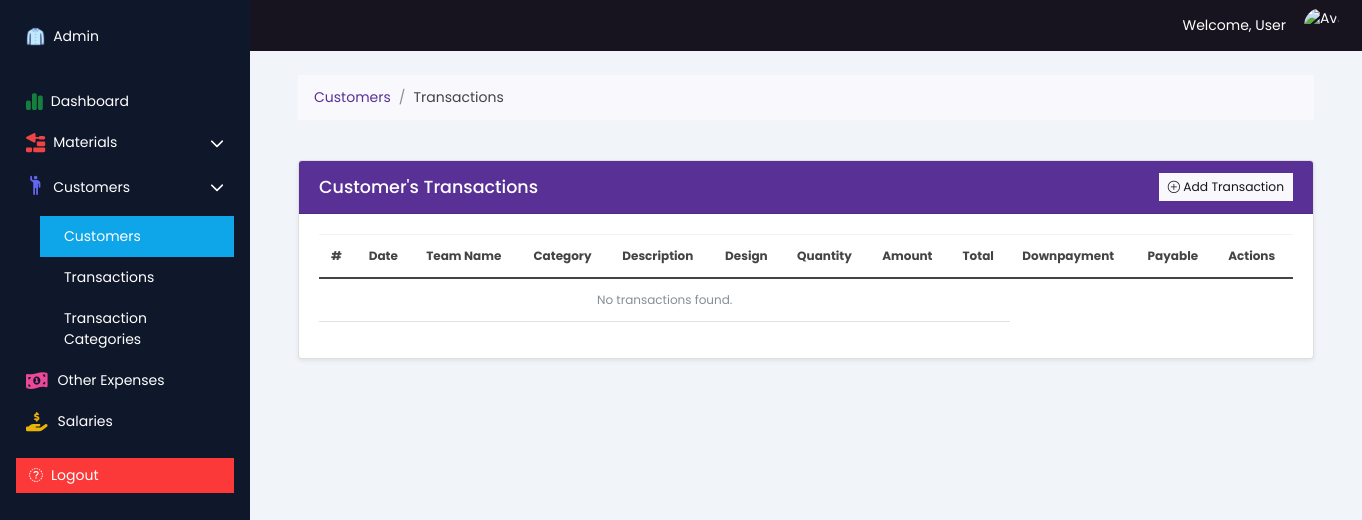
/admin/customer_transactions.php?customer_id=4, run on an earlier commit of the app's database.
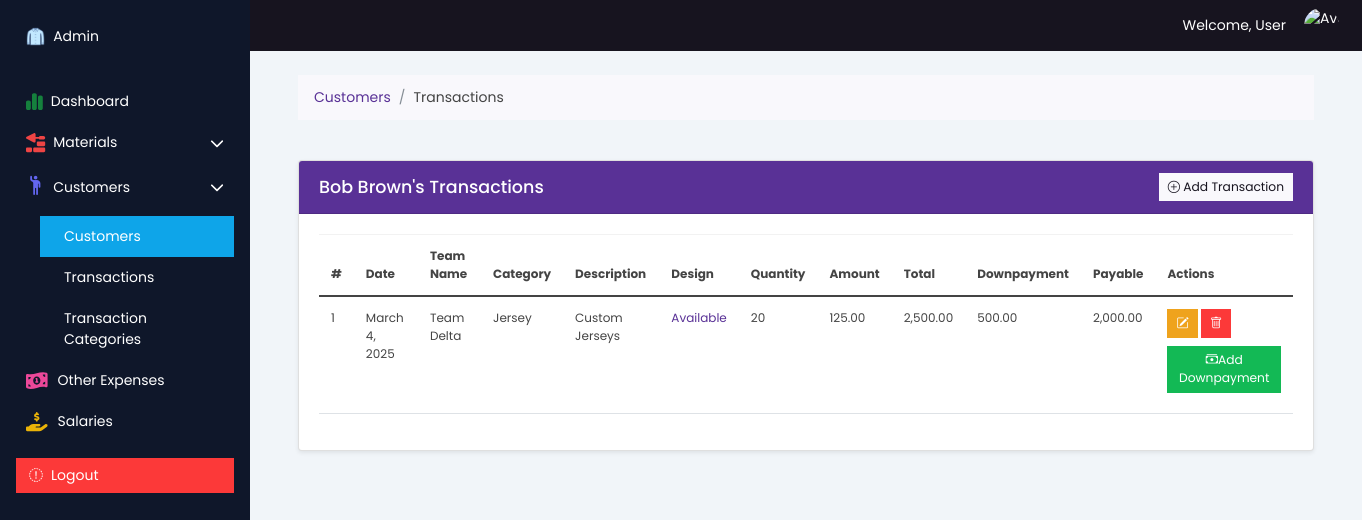
And on a later commit of the database.
### tables this page shows
CREATE TABLE `project_transactions` (
  `project_transaction_id` int(11) NOT NULL,
  `transaction_date` date NOT NULL DEFAULT current_timestamp(),
  `customer_id` int(11) NOT NULL,
  `team_name` varchar(100) NOT NULL,
  `category_id` int(11) NOT NULL,
  `description` varchar(100) DEFAULT NULL,
  `design_file` varchar(255) DEFAULT NULL,
  `quantity` int(11) NOT NULL,
  `amount` decimal(10,2) NOT NULL,
  `downpayment` decimal(10,2) NOT NULL DEFAULT 0.00,
  `total` decimal(10,2) NOT NULL,
  `payable` decimal(10,2) NOT NULL,
  `created_at` timestamp NOT NULL DEFAULT current_timestamp(),
  `updated_at` timestamp NOT NULL DEFAULT current_timestamp()
);

CREATE TABLE `customers` (
  `customer_id` int(11) NOT NULL,
  `name` varchar(255) NOT NULL,
  `phone` varchar(50) DEFAULT NULL,
  `address` text DEFAULT NULL,
  `created_at` timestamp NOT NULL DEFAULT current_timestamp(),
  `updated_at` timestamp NOT NULL DEFAULT current_timestamp()
);

CREATE TABLE `transaction_categories` (
  `category_id` int(11) NOT NULL,
  `category_name` varchar(100) NOT NULL
);

### models/admin_customers.php (called while the page is built, shortened)
<?php
function getTransactionsByCustomerId($conn, $customer_id) {
    $sql = "SELECT pt.*, c.name AS customer_name, tc.category_name
            FROM project_transactions pt
            JOIN customers c ON pt.customer_id = c.customer_id
            JOIN transaction_categories tc ON pt.category_id = tc.category_id
            WHERE pt.customer_id = ?
            ORDER BY pt.transaction_date DESC";
    if ($stmt = $conn->prepare($sql)) {
        $stmt->bind_param("i", $customer_id);
        $stmt->execute();
        $result = $stmt->get_result();
        $transactions = $result->fetch_all(MYSQLI_ASSOC);
        return $transactions;
    } else {
        die("Database error: " . $conn->error);
    }
}
?>

### admin/customer_transactions.php (the view, shortened to what the changed rows need)
<?php
require '../inc/database.php';
require '../models/admin_customers.php';
$customer_id = $_GET['customer_id'] ?? null;
if ($customer_id) {
    $customer_transactions = getTransactionsByCustomerId($conn, $customer_id);
} else {
    die("Invalid customer ID.");
}
?>
<!DOCTYPE html>
<html lang="en">
<head>
    <?php require '../inc/head.php'; ?>
    <link rel="stylesheet" href="../public/css/main.css">
</head>
<body class="poppins-regular">
    <div class="flex-grow-1 bg-slate-100">
        <div class="container mt-4 px-5">
            <div class="card shadow-sm">
                <div class="card-header bg-primary text-white d-flex justify-content-between align-items-center">
                    <h5 class="mb-0"><?= htmlspecialchars($customer_transactions[0]['customer_name'] ?? 'Customer') ?>'s Transactions</h5>
                    <div>
                        <button class="btn btn-light btn-sm" data-bs-toggle="modal" data-bs-target="#addTransactionModal">
                        </button>
                    </div>
                </div>
                <div class="card-body">
                    <div class="table-responsive">
                        <table id="customersTransactionsTable" class="table text-xs">
                            <thead>
                                <tr>
                                    <th>#</th>
                                    <th>Date</th>
                                    <th>Team Name</th>
                                    <th>Category</th>
                                    <th>Description</th>
                                    <th>Design</th>
                                    <th>Quantity</th>
                                    <th>Amount</th>
                                    <th>Total</th>
                                    <th>Downpayment</th>
                                    <th>Payable</th>
                                    <th>Actions</th>
                                </tr>
                            </thead>
                            <tbody>
                                <?php if (!empty($customer_transactions)) : ?>
                                    <?php foreach ($customer_transactions as $index => $transaction) : ?>
                                        <tr>
                                            <td><?= $index + 1 ?></td>
                                            <td><?= htmlspecialchars(date('F j, Y', strtotime($transaction['transaction_date']))) ?></td>
                                            <td><?= htmlspecialchars($transaction['team_name']) ?></td>
                                            <td><?= htmlspecialchars($transaction['category_name']) ?></td>
                                            <td><?= htmlspecialchars($transaction['description']) ?></td>
                                            <td>
                                                <?php if (isset($transaction['design_file']) && !empty($transaction['design_file'])): ?>
                                                    <span class="design-hoverable"
                                                        data-bs-toggle="popover"
                                                        data-bs-trigger="hover focus"
                                                        data-bs-html="true"
                                                        data-bs-content="<img src='<?= htmlspecialchars($transaction['design_file']) ?>' width='1000px' class='img-fluid'>">
                                                        <a href="">Available</a>
                                                    </span>
                                                <?php else: ?>
                                                    <span class="text-muted">Unavailable</span>
                                                <?php endif; ?>
                                            </td>
                                            <td><?= htmlspecialchars($transaction['quantity']) ?></td>
                                            <td><?= number_format($transaction['amount'], 2) ?></td>
                                            <td><?= number_format($transaction['total'], 2) ?></td>
                                            <td><?= number_format($transaction['downpayment'], 2) ?></td>
                                            <td><?= number_format($transaction['payable'], 2) ?></td>
                                            <td>
                                                <button class="btn btn-warning btn-sm mb-2" data-bs-toggle="modal" data-bs-target="#editTransactionModal<?= $transaction['project_transaction_id'] ?>">
                                                    <i class="bi bi-pencil-square"></i>
                                                </button>
                                                <form action="../controllers/admin_delete_transaction.php" method="POST" style="display:inline;">
                                                    <button type="submit" class="btn btn-danger btn-sm mb-2" onclick="return confirm('Are you sure you want to delete this transaction?');">
                                                        <i class="bi bi-trash"></i>
                                                    </button>
                                                </form>
                                                <button class="btn btn-success btn-sm mb-2" data-bs-toggle="modal" data-bs-target="#addDownpaymentModal<?= $transaction['project_transaction_id'] ?>"><i class="bi bi-cash-stack"></i>Add Downpayment</button>
                                            </td>
                                        </tr>
                                    <?php endforeach; ?>
                                <?php else : ?>
                                    <tr>
                                        <td colspan="9" class="text-center text-muted">No transactions found.</td>
                                    </tr>
                                <?php endif; ?>
                            </tbody>
                        </table>
                    </div>
                </div>
            </div>
        </div>
    </div>
</body>
</html>

What changed in the data, as far as the page shows it:
added project_transactions: customer.name "Bob Brown", transaction_date "March 4, 2025", team_name "Team Delta", category.category_name "Jersey", description "Custom Jerseys", quantity "20", amount "125.00", total "2,500.00", downpayment "500.00", payable "2,000.00"
Also different on the page:
$customer_transactions[0]['customer_name']: "Customer" → (not shown)
text no longer shown: "No transactions found."
